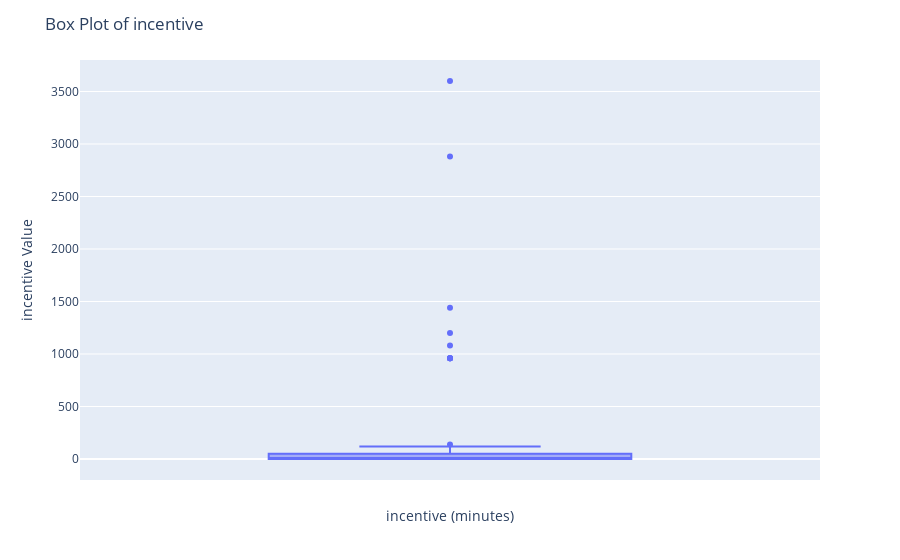

The code cell stored with this chart in its notebook:
### Code cell
# Create a box plot on incentive using plotly
fig = px.box(df, y='incentive')

# Add labels and title
fig.update_layout(
    xaxis_title='incentive (minutes)',
    yaxis_title='incentive Value',
    title='Box Plot of incentive'
)

### Figure 1 — Plotly figure (JSON) as saved in the notebook; plotly's stock layout.template omitted (floating-point values rounded to 4 significant figures; data arrays with more than 128 entries replaced by an {"elided": "..."} marker saying what was removed)
{"data": [{"alignmentgroup": "True", "hovertemplate": "incentive=%{y}<extra></extra>", "legendgroup": "", "marker": {"color": "#636efa"}, "name": "", "notched": false, "offsetgroup": "", "orientation": "v", "showlegend": false, "type": "box", "x0": " ", "xaxis": "x", "y": {"elided": "1196 int values"}, "y0": " ", "yaxis": "y"}], "layout": {"boxmode": "group", "legend": {"tracegroupgap": 0}, "margin": {"t": 60}, "title": {"text": "Box Plot of incentive"}, "xaxis": {"anchor": "y", "domain": [0, 1], "title": {"text": "incentive (minutes)"}}, "yaxis": {"anchor": "x", "domain": [0, 1], "title": {"text": "incentive Value"}}}}
